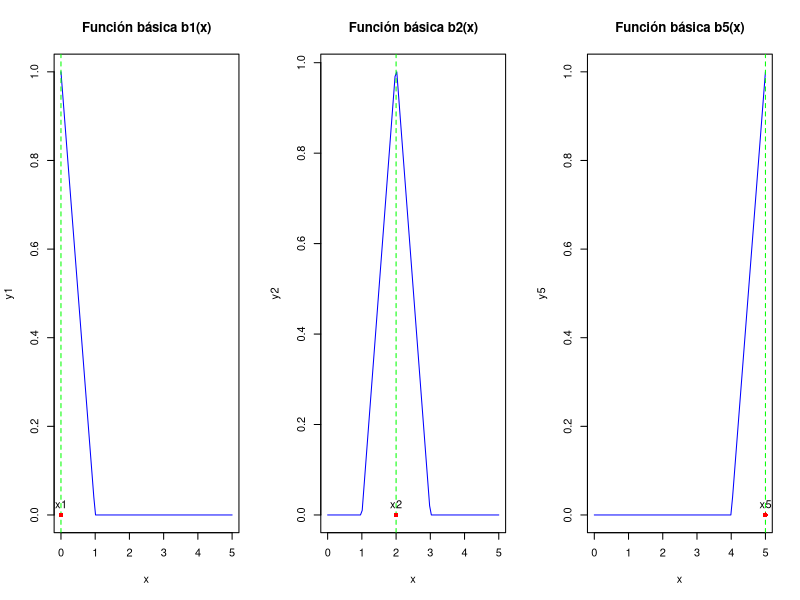

Source code (R):
## ---- chunk 1
knitr::opts_chunk$set(fig.path = 'figurasR/',
                      echo = FALSE, warning = FALSE, message = FALSE,
                      fig.pos="H",fig.align="center",out.width="95%",
                      cache=FALSE)

## ---- chunk 2
b1 <- function(x) {
  ifelse(x < 1, 1-x, 0)
}

b2 <- function(x) {
  ifelse(1< x & x < 2, x-1, ifelse(2<x & x<3,3-x,0))
}

b5 <- function(x){
  ifelse(x > 4, x-4, 0)
}

x <- seq(0, 5, length.out = 100)
y1 <- b1(x)
y2 <- b2(x)
y5 <- b5(x)

par(mfrow = c(1, 3))

plot(x, y1, type = "l", col = "blue", main = "Función básica b1(x)")
abline(v = 0, lty = 2, col = "green")
points(0, 0, col = "red", pch = 16)
text(0, 0, "x1", pos = 3)
plot(x, y2, type = "l", col = "blue", main = "Función básica b2(x)")
abline(v = 2, lty = 2, col = "green")
points(2, 0, col = "red", pch = 16)
text(2, 0, "x2", pos = 3)
plot(x, y5, type = "l", col = "blue", main = "Función básica b5(x)")
abline(v = 5, lty = 2, col = "green")
points(5, 0, col = "red", pch = 16)
text(5, 0, "x5", pos = 3)
